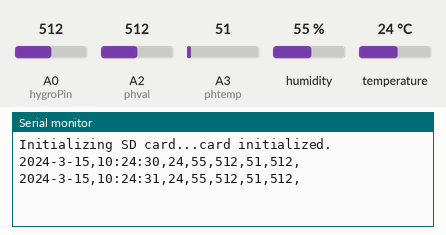
Simulated run of this sketch. Board: Arduino Uno, built with avr-gcc and run on an emulated ATmega328P. Parts: the last lines printed to the serial monitor. The test bench sets the inputs (shaded band); at power-on: humidity 55 %, A3 (phtemp) = 51, A0 (hygroPin) = 512, A2 (phval) = 512, temperature 24 °C. The local clock reads 2024-03-15 10:24:30 at power-on unless the sketch sets it; storage starts empty.

Above: at 1.9 s.
2.0 s: humidity set to 22 %
At 3.0 s:
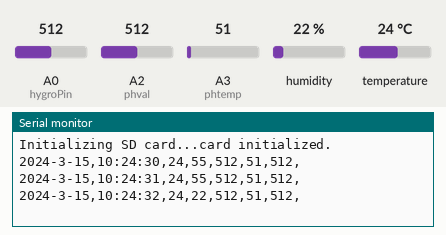
3.5 s: A3 (phtemp) set to 61
At 4.8 s:
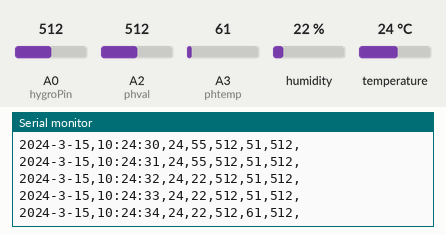
5.0 s: A0 (hygroPin) set to 716
At 6.2 s:
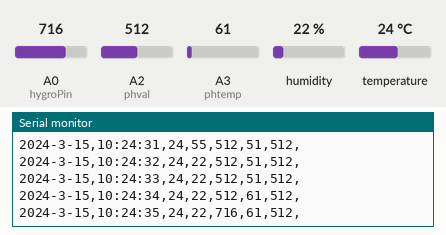
6.5 s: A2 (phval) set to 716
At 6.5 s:
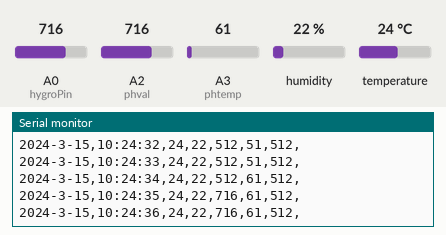
8.0 s: temperature set to 12 °C
At 9.2 s:
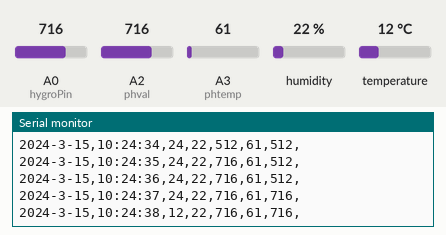
9.5 s: A3 (phtemp) set to 71
At 10.4 s:
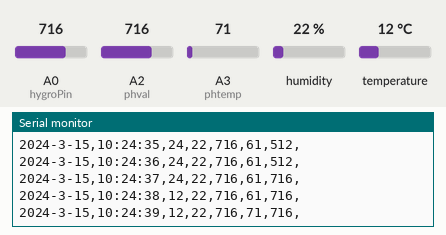
Timing chart, 0 to 12.0 s (numbered marks = the images above; inputs shaded):
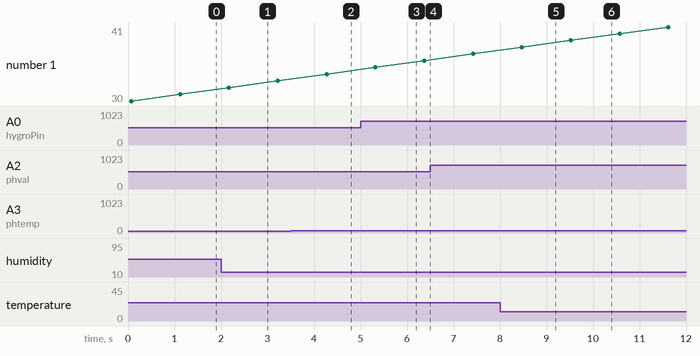

Measured:
- after the input at 2.0 s, the serial monitor: prints a new line after 0.17 s (image 1)
- after the input at 3.5 s, the serial monitor: prints a new line after 0.77 s (image 2)
- after the input at 5.0 s, the serial monitor: prints a new line after 0.32 s (image 3)
- after the input at 8.0 s, the serial monitor: prints a new line after 0.47 s (image 5)
- after the input at 9.5 s, the serial monitor: prints a new line at once (image 6)

The sketch:

SensorSystem_01.ino
```cpp
#include <DS3231.h>
#include <Wire.h>
#include <SPI.h>
#include <SD.h>
#include <SimpleDHT.h>

// for DHT11,
//      VCC: 5V or 3V
//      GND: GND
//      DATA: 2
int pinDHT11 = 3;
SimpleDHT11 dht11;

// SD
const int chipSelect = 4;

// RTC ----------
DS3231 Clock;
bool h12;
bool PM;
bool Century = false;
byte ADay, AHour, AMinute, ASecond, ABits;
bool ADy, A12h, Apm;
boolean gotTrouble = false;
// Compass

// Higro
#define hygroPin A0


// PH
#define phtemp A3
#define phval A2

void setup() {
  Wire.begin();
  Serial.begin(115200);
//    setClock();


  Serial.print("Initializing SD card...");
  if (!SD.begin(chipSelect)) {
    Serial.println("Card failed, or not present");
    gotTrouble = true;
    return;
  }

  Serial.println("card initialized.");

}

void loop() {
  if(gotTrouble) return;

  // ----------------------------------------
  // rtc
  String dataString = "";

  dataString += "20";
  dataString += Clock.getYear();
  dataString += '-';
  dataString += Clock.getMonth(Century);
  dataString += '-';
  dataString += Clock.getDate();
  dataString += ',';
  // Finally the hour, minute, and second
  dataString += Clock.getHour(h12, PM);
  dataString += ':';
  dataString += Clock.getMinute();
  dataString += ':';
  dataString += Clock.getSecond();
  dataString += ",";

  // Display the temperature
  // dataString += Clock.getTemperature();
  // dataString += ',';

  // Tell whether the time is (likely to be) valid
  // if (Clock.oscillatorCheck()) {
    // dataString += "osc:OK";
  // } else {
    // dataString += "osc:FUCK";
  // }


  // ----------------------------------------
  // DHT11
  byte temperature = 0;
  byte humidity = 0;
  int err = SimpleDHTErrSuccess;
  if ((err = dht11.read(pinDHT11, &temperature, &humidity, NULL)) != SimpleDHTErrSuccess) {
    //    Serial.print("Read DHT11 failed, err="); Serial.println(err);delay(1000);
    temperature = -1;
    humidity = -1;
    //    return;
  }

  dataString += (int)temperature;
  dataString += ",";
  dataString += (int)humidity;
  dataString += ",";

  // ----------------------------------------
  // hygro

  dataString += analogRead(hygroPin);
  dataString += ",";

  // ----------------------------------------
  // ph
  dataString += analogRead(phtemp);
  dataString += ",";
  dataString += analogRead(phval);
  dataString += ",";

  // uso un archivo por dia
  String filename = "20";
  filename += Clock.getYear();
  filename += Clock.getMonth(Century);
  filename += Clock.getDate();
  filename += '.';
  filename += "csv";
  // open the file. note that only one file can be open at a time,
  // so you have to close this one before opening another.
  File dataFile = SD.open(filename, FILE_WRITE);

  // if the file is available, write to it:
  if (dataFile) {
    dataFile.println(dataString);
    dataFile.close();
  }
  // if the file isn't open, pop up an error:
  else {
    Serial.print("error opening: ");
    Serial.println(filename);
    gotTrouble = true;
  }
  Serial.println(dataString);
  delay(1000);
}

void setClock() {
  Clock.setClockMode(false);
  Clock.setSecond(0);
  Clock.setMinute(5);
  Clock.setHour(2);
  Clock.setDoW(5);
  Clock.setDate(16);
  Clock.setMonth(11);
  Clock.setYear(17);
}
```
